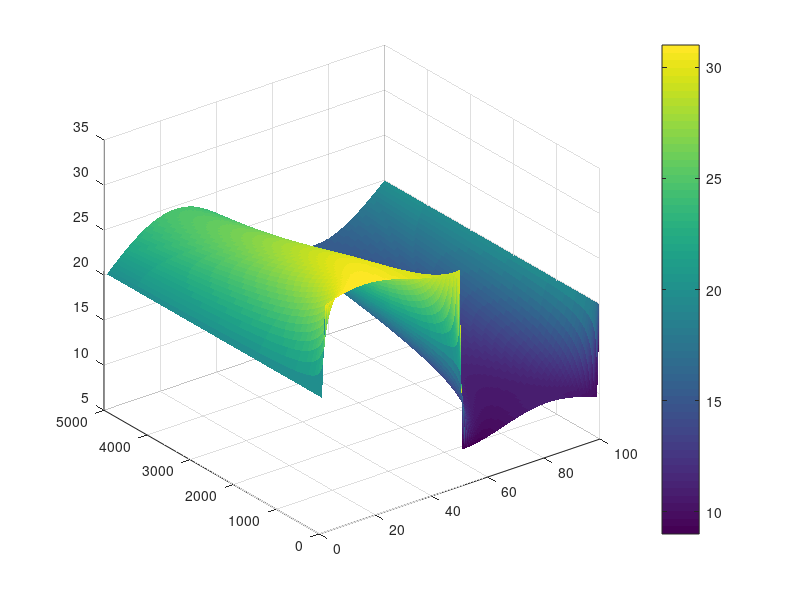

Here is the MATLAB script that generated this plot: (Note: this script raises an error after producing the figure.)
%define our heat equation

alpha = 1;
heat_equation = @(T_1, T_2, T_3) (alpha/2) * ((T_3 - T_2) - (T_2 - T_1));

%temp of rod with ambient temp at each end
hot_rod(1:50) = 30 + sin([1:50]*0.1);
cold_rod(1:50) = 10 - cos([1:50]*0.1);
cold_rod(length(cold_rod)) = 20;
hot_rod(1) = 20;
rod = [hot_rod, cold_rod];

%spatial parts and time parts
x = [1:length(rod)];
steps = [1:5000];
factor = 1/10;
mesh_temp_time = zeros(length(steps), length(x));
mesh_temp_time(1,:) = rod;
mesh_temp_time(:,1) = 20;
mesh_temp_time(:,length(rod)) = 20;

for i=2:length(steps)
    for j=2:length(x)-1
        mesh_temp_time(i, j) = mesh_temp_time(i-1, j) + ...
            heat_equation(mesh_temp_time(i-1, j-1), ...
            mesh_temp_time(i-1, j), ...
            mesh_temp_time(i-1, j+1)) * factor;
    end
end

figure(1)
[X, Y] = meshgrid(x, steps);
h = surf(X, Y, mesh_temp_time);
set(h,'LineStyle','none')
c = colorbar
c.Label.String = "Temperature"
xlabel('spatial x')
ylabel('time (steps)')
zlabel('temperature')
title('evolution of heat change in 1D rod over time')

figure(2)
title('temperature at specific steps')
steps_section = length(steps)/3
subplot(2,2,1)
plot(x, mesh_temp_time(1,:));
title('time step ' + string(1));
ylim([0, 40]);
xlabel('spatial x');
ylabel('temperature');

subplot(2,2,2)
plot(x, mesh_temp_time(round(steps_section),:));
title('time step ' + string(round(steps_section)));
ylim([0, 40]);
xlabel('spatial x');
ylabel('temperature');

subplot(2,2,3)
plot(x, mesh_temp_time(round(steps_section*2),:));
title('time step ' + string(round(steps_section*2)));
ylim([0, 40]);
xlabel('spatial x');
ylabel('temperature');


subplot(2,2,4)
plot(x, mesh_temp_time(round(steps_section*3),:));
title('time step ' + string(round(steps_section*3)));
ylim([0, 40]);
xlabel('spatial x');
ylabel('temperature');




